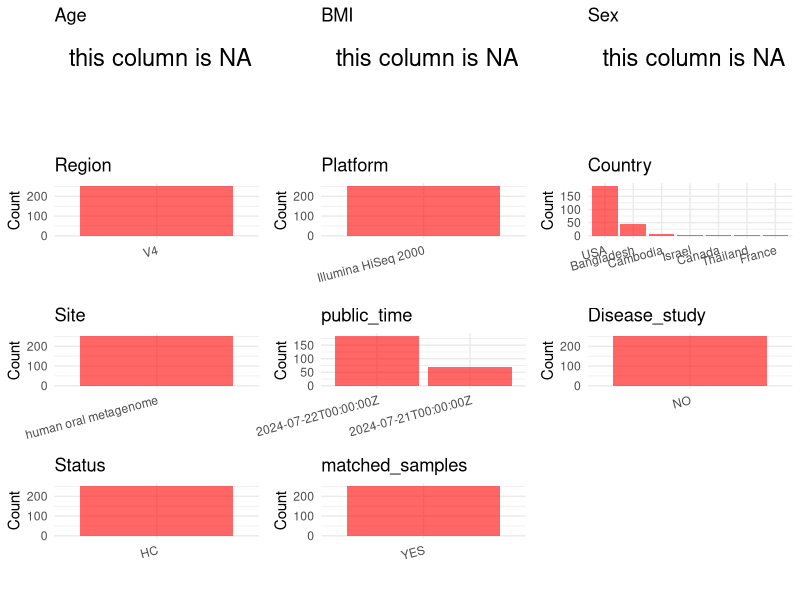

Write the R code that produced this figure. (Note: this script raises an error after producing the figure.)
## ---- chunk 1
# Load necessary libraries
library(dplyr)
library(ggplot2)
library(cowplot)

# Set working directory (update this path to your local directory)
setwd("D:/oral_project/PRJEB69530")

# Read the initial metadata files
initial_meta<-read.csv("SraRunTable.csv",header = T)

# Combine the two metadata files
#meta <- rbind(initial_meta, initial_meta1)

#Remove entries non-oral samples
#initial_meta <- subset(initial_meta,isolate %in% c("saliva","tongue coat"))
initial_meta <- initial_meta[initial_meta$Organism != "human gut metagenome", ]
initial_meta <- initial_meta[initial_meta$Organism != "human skin metagenome", ]
initial_meta <- initial_meta[initial_meta$Organism != "metagenome", ]
# Check the number of samples containing "HT" in Sample.Name (e.g., healthy controls)
#nrow(subset(meta, grepl("HT", Sample.Name)))

# Display the first few rows of the metadata
head(initial_meta)
## ---- chunk 2
# Create a uniform metadata dataframe
metadata <- data.frame(
  BioProject = initial_meta$BioProject,
  Run = initial_meta$Run,
  sample_name = initial_meta$anonymized_name,
  Age = NA,
  BMI = NA,
  Sex = NA,
  Region = initial_meta$target_subfragment..exp.,
  Platform = initial_meta$Instrument,
  Country = initial_meta$COUNTRY,
  Site = initial_meta$Organism,
  public_time = initial_meta$ReleaseDate,
  PCR_primers = initial_meta$pcr_primers..exp.,
  stringsAsFactors = FALSE
)
## ---- chunk 3
# Add information obtained from the publication
metadata$title <- "Ecological relationships between human gut bacteria predicted from analysis of dense microbiome time series data from US travelers in Bangladesh"
metadata$Disease_study <- "NO"
# Assign disease status based on sample_name patterns
metadata$Status <- "HC"


# Calculate sampling frequency per subject
sample_counts <- table(metadata$sample_name)
cat("\nNumber of samples per subject:\n")
print(sample_counts)

# Create matched_samples column
metadata$matched_samples <- ifelse(metadata$sample_name %in% names(sample_counts[sample_counts >= 2]), "YES", "NO")

cat("\nMatched samples distribution:\n")
table(metadata$matched_samples)

# Identify samples for removal: single samples excluding saliva and tongue coat
single_samples <- names(sample_counts[sample_counts == 1])
samples_to_remove <- metadata$sample_name %in% single_samples & 
                     !(metadata$Site %in% c("saliva", "tongue coat"))

cat("\nNumber of samples to be removed:", sum(samples_to_remove), "\n")

# Remove identified samples
metadata_clean <- metadata[!samples_to_remove, ]

cat("\nFinal sample distribution after cleaning:\n")
table(metadata_clean$sample_name)
table(metadata_clean$Site)
table(metadata_clean$matched_samples)

# Use cleaned dataset for subsequent analysis
metadata <- metadata_clean
## ---- chunk 4
# Check the number of unique runs and sample names
print(paste("Number of unique runs:", length(unique(metadata$Run))))
print(paste("Number of unique sample names:", length(unique(metadata$sample_name))))
## ---- chunk 5
# Select columns for visualization
plot_data <- metadata %>%
  select(-BioProject, -Run, -sample_name, -title)

# Function to create simple plots for each column
create_simple_plots <- function(data) {
  plots <- list()
  
  for (col in colnames(data)) {
    # Check if the column is all NA
    if (all(is.na(data[[col]]))) {
      # Create an empty plot with text indicating all NA
      p <- ggplot() +
        annotate("text", x = 0.5, y = 0.5, label = "this column is NA", size = 6) +
        labs(title = col) +
        theme_void()
    } else if (is.numeric(data[[col]])) {
      # Numeric variable: histogram
      p <- ggplot(data, aes(x = .data[[col]])) +
        geom_histogram(fill = "blue", alpha = 0.6, bins = 20, na.rm = TRUE) +
        labs(title = col) +
        theme_minimal()
    } else {
      # Categorical variable: bar plot (remove NA values)
      count_data <- as.data.frame(table(data[[col]], useNA = "ifany"))
      p <- ggplot(count_data, aes(x = reorder(Var1, -Freq), y = Freq)) +
        geom_col(fill = "red", alpha = 0.6) +
        labs(title = col, x = NULL, y = "Count") +
        theme_minimal() +
        theme(axis.text.x = element_text(angle = 15, hjust = 1))
    }
    plots[[col]] <- p
  }
  
  return(plots)
}

# Generate and arrange plots
plots <- create_simple_plots(plot_data)
p<-plot_grid(plots$Age, 
          plots$BMI, 
          plots$Sex, 
          plots$Region, 
          plots$Platform, 
          plots$Country, 
          plots$Site,
          plots$public_time, 
          plots$Disease_study,
          plots$Status,
          plots$matched_samples,# add 
          ncol = 3, align = "hv", axis = "lb")
ggsave("Metadata_Summary.png", plot = p, width = 8, height = 6, dpi = 150)
## ---- chunk 6
knitr::include_graphics("Metadata_Summary.png")
## ---- chunk 7
# Reorder columns to match the desired format
metadata <- metadata[, c(
  "BioProject", "Run", "sample_name", "Age", "BMI", "Sex", 
  "Region", "Platform", "Country", "Site", "public_time", 
  "PCR_primers", "title", "Disease_study", "Status","matched_samples"
)]

# Export the uniform metadata to a CSV file
write.csv(metadata, file = "metadata.csv", quote = FALSE)
head(metadata)
